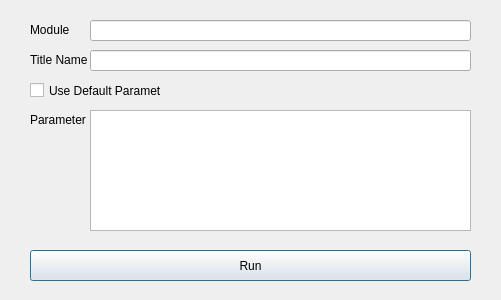
<?xml version="1.0" encoding="UTF-8"?>
<ui version="4.0">
 <class>Dialog</class>
 <widget class="QDialog" name="Dialog">
  <property name="geometry">
   <rect>
    <x>0</x>
    <y>0</y>
    <width>501</width>
    <height>300</height>
   </rect>
  </property>
  <property name="minimumSize">
   <size>
    <width>501</width>
    <height>300</height>
   </size>
  </property>
  <property name="maximumSize">
   <size>
    <width>501</width>
    <height>300</height>
   </size>
  </property>
  <property name="windowTitle">
   <string>Dialog</string>
  </property>
  <widget class="QPushButton" name="pushButton">
   <property name="geometry">
    <rect>
     <x>30</x>
     <y>250</y>
     <width>441</width>
     <height>31</height>
    </rect>
   </property>
   <property name="text">
    <string>Run</string>
   </property>
  </widget>
  <widget class="QPlainTextEdit" name="param_te">
   <property name="geometry">
    <rect>
     <x>90</x>
     <y>110</y>
     <width>381</width>
     <height>121</height>
    </rect>
   </property>
  </widget>
  <widget class="QLabel" name="label">
   <property name="geometry">
    <rect>
     <x>30</x>
     <y>110</y>
     <width>61</width>
     <height>20</height>
    </rect>
   </property>
   <property name="text">
    <string>Parameter</string>
   </property>
  </widget>
  <widget class="QCheckBox" name="checkBox">
   <property name="geometry">
    <rect>
     <x>30</x>
     <y>80</y>
     <width>131</width>
     <height>21</height>
    </rect>
   </property>
   <property name="text">
    <string>Use Default Parameter</string>
   </property>
  </widget>
  <widget class="QLineEdit" name="module_le">
   <property name="geometry">
    <rect>
     <x>90</x>
     <y>20</y>
     <width>381</width>
     <height>21</height>
    </rect>
   </property>
  </widget>
  <widget class="QLabel" name="label_2">
   <property name="geometry">
    <rect>
     <x>30</x>
     <y>20</y>
     <width>61</width>
     <height>20</height>
    </rect>
   </property>
   <property name="text">
    <string>Module</string>
   </property>
  </widget>
  <widget class="QLabel" name="label_3">
   <property name="geometry">
    <rect>
     <x>30</x>
     <y>50</y>
     <width>61</width>
     <height>20</height>
    </rect>
   </property>
   <property name="text">
    <string>Title Name</string>
   </property>
  </widget>
  <widget class="QLineEdit" name="title_le">
   <property name="geometry">
    <rect>
     <x>90</x>
     <y>50</y>
     <width>381</width>
     <height>21</height>
    </rect>
   </property>
  </widget>
 </widget>
 <resources/>
 <connections/>
</ui>
